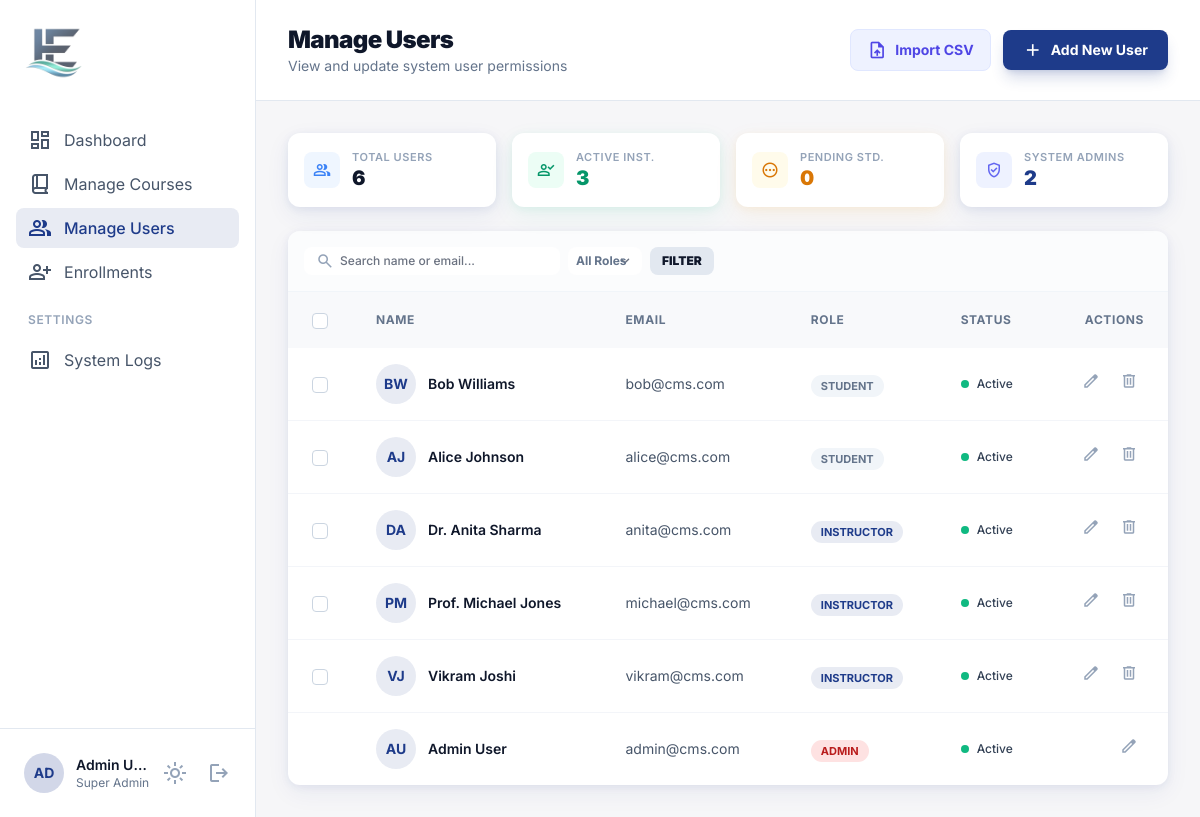
The page /admin/users.php (signed in) on the database its author committed.
### tables this page shows
CREATE TABLE IF NOT EXISTS users (
    id INT AUTO_INCREMENT PRIMARY KEY,
    name VARCHAR(150) NOT NULL,
    email VARCHAR(180) NOT NULL UNIQUE,
    password VARCHAR(255) NOT NULL,
    role ENUM('admin', 'instructor', 'student') NOT NULL DEFAULT 'student',
    status ENUM('active', 'inactive') NOT NULL DEFAULT 'active',
    created_at DATETIME DEFAULT CURRENT_TIMESTAMP
);

### config/session.php (called while the page is built, shortened)
<?php
function sanitize($value) {
    return htmlspecialchars(strip_tags(trim($value)), ENT_QUOTES, 'UTF-8');
}

### admin/users.php (the view, shortened to what this page needs)
<?php
require_once '../config/session.php';
$db = getDB();
$perPage = 50;
$page    = max(1,(int)($_GET['page'] ?? 1));
$offset  = ($page-1)*$perPage;
$search  = sanitize($_GET['search'] ?? '');
$conditions = [];
$where = $conditions ? 'WHERE '.implode(' AND ',$conditions) : '';
$stmt = $db->prepare("SELECT * FROM users $where ORDER BY id DESC LIMIT :limit OFFSET :offset");
$stmt->bindValue(':limit',$perPage,PDO::PARAM_INT);
$stmt->bindValue(':offset',$offset,PDO::PARAM_INT);
$stmt->execute();
$users = $stmt->fetchAll();
$totalUsers      = $db->query("SELECT COUNT(*) FROM users")->fetchColumn();
$activeInstructors = $db->query("SELECT COUNT(*) FROM users WHERE role='instructor' AND status='active'")->fetchColumn();
$pendingStudents = $db->query("SELECT COUNT(*) FROM users WHERE role='student' AND status='inactive'")->fetchColumn();
$roleBadge = [
    'admin'      => 'bg-red-100 text-red-700',
    'instructor' => 'bg-primary/10 text-primary',
    'student'    => 'bg-slate-100 text-slate-500',
];
require_once '../includes/admin_sidebar.php';
?>
<div class="p-8">
  <div class="bg-white dark:bg-slate-900 border-b border-slate-200 dark:border-slate-800 -mx-8 -mt-8 px-8 py-6 flex flex-wrap justify-between items-center gap-4 mb-8">
    <div>
      <h2 class="text-2xl font-black text-slate-900 dark:text-white tracking-tight">Manage Users</h2>
      <p class="text-sm text-slate-500 dark:text-slate-400">View and update system user permissions</p>
    </div>
    <div class="flex items-center gap-3">
      <button onclick="openImportModal()" class="bg-indigo-50 text-indigo-600 hover:bg-indigo-100 dark:bg-indigo-500/10 dark:text-indigo-400 dark:hover:bg-indigo-500/20 px-4 py-2.5 rounded-lg flex items-center gap-2 text-sm font-bold transition-all border border-indigo-100 dark:border-indigo-500/20">
        <span class="material-symbols-outlined text-[20px]">upload_file</span> Import CSV
      </button>
      <button onclick="openAddModal()" class="bg-primary hover:bg-primary/90 text-white px-5 py-2.5 rounded-lg flex items-center gap-2 text-sm font-bold transition-all shadow-lg shadow-primary/20">
        <span class="material-symbols-outlined text-[20px]">add</span> Add New User
      </button>
    </div>
  </div>
  <div class="grid grid-cols-2 lg:grid-cols-4 gap-4 mb-6">
    <div class="bg-white dark:bg-slate-900 rounded-xl p-4 flex items-center gap-3" style="box-shadow:0 2px 8px rgba(30,59,138,0.08),0 8px 24px rgba(30,59,138,0.07)">
      <div class="size-9 rounded-lg bg-blue-50 dark:bg-blue-900/30 flex items-center justify-center flex-shrink-0">
        <span class="material-symbols-outlined text-blue-500 text-[18px]">group</span>
      </div>
      <div class="min-w-0">
        <p class="text-[11px] font-semibold text-slate-400 uppercase tracking-wider truncate">Total Users</p>
        <p class="text-xl font-black text-slate-900 dark:text-white leading-tight"><?= number_format($totalUsers) ?></p>
      </div>
    </div>
    <div class="bg-white dark:bg-slate-900 rounded-xl p-4 flex items-center gap-3" style="box-shadow:0 2px 8px rgba(16,185,129,0.08),0 8px 24px rgba(16,185,129,0.07)">
      <div class="size-9 rounded-lg bg-emerald-50 dark:bg-emerald-900/30 flex items-center justify-center flex-shrink-0">
        <span class="material-symbols-outlined text-emerald-600 text-[18px]">person_check</span>
      </div>
      <div class="min-w-0">
        <p class="text-[11px] font-semibold text-slate-400 uppercase tracking-wider truncate">Active Inst.</p>
        <p class="text-xl font-black text-emerald-600 leading-tight"><?= $activeInstructors ?></p>
      </div>
    </div>
    <div class="bg-white dark:bg-slate-900 rounded-xl p-4 flex items-center gap-3" style="box-shadow:0 2px 8px rgba(245,158,11,0.08),0 8px 24px rgba(245,158,11,0.07)">
      <div class="size-9 rounded-lg bg-amber-50 dark:bg-amber-900/30 flex items-center justify-center flex-shrink-0">
        <span class="material-symbols-outlined text-amber-600 text-[18px]">pending</span>
      </div>
      <div class="min-w-0">
        <p class="text-[11px] font-semibold text-slate-400 uppercase tracking-wider truncate">Pending Std.</p>
        <p class="text-xl font-black text-amber-600 leading-tight"><?= $pendingStudents ?></p>
      </div>
    </div>
    <div class="bg-white dark:bg-slate-900 rounded-xl p-4 flex items-center gap-3" style="box-shadow:0 2px 8px rgba(30,59,138,0.08),0 8px 24px rgba(30,59,138,0.07)">
      <div class="size-9 rounded-lg bg-indigo-50 dark:bg-indigo-900/30 flex items-center justify-center flex-shrink-0">
        <span class="material-symbols-outlined text-indigo-500 text-[18px]">verified_user</span>
      </div>
      <div class="min-w-0">
        <p class="text-[11px] font-semibold text-slate-400 uppercase tracking-wider truncate">System Admins</p>
        <p class="text-xl font-black text-primary leading-tight">2</p>
      </div>
    </div>
  </div>
  <div id="usersTable" class="bg-white dark:bg-slate-900 rounded-xl overflow-hidden" style="box-shadow:0 2px 8px rgba(30,59,138,0.07),0 8px 24px rgba(30,59,138,0.06)">
    <div class="p-4 border-b border-slate-100 dark:border-slate-800 flex flex-wrap items-center justify-between gap-4 bg-slate-50/50 dark:bg-slate-800/30">
      <form method="GET" class="flex flex-wrap gap-2 items-center">
        <div class="relative w-64">
          <span class="material-symbols-outlined absolute left-3 top-1/2 -translate-y-1/2 text-slate-400 text-[18px]">search</span>
          <input name="search" value="<?= htmlspecialchars($search) ?>" class="block w-full pl-9 pr-3 py-1.5 bg-white dark:bg-slate-800 rounded-lg text-xs border-none focus:ring-2 focus:ring-primary/20 transition-all font-medium" placeholder="Search name or email..." type="text"/>
        </div>
        <select name="role" onchange="this.form.submit()" class="px-2 py-1.5 bg-white dark:bg-slate-800 rounded-lg text-xs border-none focus:ring-2 focus:ring-primary/20 outline-none font-bold text-slate-500">
          <option value="">All Roles</option>
        </select>
        <button type="submit" class="px-3 py-1.5 bg-slate-200 dark:bg-slate-700 hover:bg-primary hover:text-white rounded-lg text-xs font-black transition-all">FILTER</button>
      </form>
    </div>
      <table class="w-full text-left">
        <thead class="bg-primary/[0.03] dark:bg-slate-800/50">
          <tr>
            <th class="px-6 py-4 w-12 text-center">
              <input type="checkbox" id="selectAll" class="rounded border-slate-300 dark:border-slate-600 text-primary focus:ring-primary w-4 h-4 cursor-pointer align-middle">
            </th>
            <th class="px-6 py-4 text-xs font-bold text-slate-500 uppercase tracking-wider">Name</th>
            <th class="px-6 py-4 text-xs font-bold text-slate-500 uppercase tracking-wider">Email</th>
            <th class="px-6 py-4 text-xs font-bold text-slate-500 uppercase tracking-wider">Role</th>
            <th class="px-6 py-4 text-xs font-bold text-slate-500 uppercase tracking-wider">Status</th>
            <th class="px-6 py-4 text-xs font-bold text-slate-500 uppercase tracking-wider text-right">Actions</th>
          </tr>
        </thead>
        <tbody class="divide-y divide-primary/5 dark:divide-slate-800">
          <?php if (empty($users)): ?>
          <tr><td colspan="6" class="px-6 py-10 text-center text-slate-400">No users found.</td></tr>
          <?php else: ?>
          <?php foreach ($users as $u):
            $initials = strtoupper(implode('',array_map(fn($w)=>$w[0],explode(' ',$u['name']))));
            $badgeCls = $roleBadge[$u['role']] ?? 'bg-slate-100 text-slate-500';
          ?>
          <tr id="user-<?= $u['id'] ?>" class="hover:bg-primary/[0.01] transition-colors">
            <td class="px-6 py-4 text-center">
              <?php if ($u['id'] !== (int)$_SESSION['user_id']): ?>
              <input type="checkbox" value="<?= $u['id'] ?>" class="user-checkbox rounded border-slate-300 dark:border-slate-600 text-primary focus:ring-primary w-4 h-4 cursor-pointer align-middle">
              <?php else: ?>
              <span class="inline-block w-4 h-4" title="Cannot select yourself"></span>
              <?php endif; ?>
            </td>
            <td class="px-6 py-4">
              <div class="flex items-center gap-3">
                <div class="size-10 rounded-full bg-primary/10 flex items-center justify-center text-primary font-bold text-sm">
                  <?= htmlspecialchars(substr($initials,0,2)) ?>
                </div>
                <span class="text-sm font-semibold text-slate-900 dark:text-white"><?= htmlspecialchars($u['name']) ?></span>
              </div>
            </td>
            <td class="px-6 py-4 text-sm text-slate-600 dark:text-slate-400"><?= htmlspecialchars($u['email']) ?></td>
            <td class="px-6 py-4">
              <span class="px-2.5 py-1 text-[11px] font-bold rounded-full <?= $badgeCls ?> uppercase"><?= htmlspecialchars($u['role']) ?></span>
            </td>
            <td class="px-6 py-4">
              <div class="flex items-center gap-2">
                <div class="size-2 rounded-full <?= $u['status']==='active'?'bg-emerald-500':'bg-slate-300' ?>"></div>
                <span class="text-xs font-medium text-slate-700 dark:text-slate-300"><?= ucfirst($u['status']) ?></span>
              </div>
            </td>
            <td class="px-6 py-4 text-right">
              <div class="flex items-center justify-end gap-2">
                <button onclick="openEditModal(<?= htmlspecialchars(json_encode($u)) ?>)" class="p-1.5 text-slate-400 hover:text-primary hover:bg-primary/5 rounded-lg transition-all">
                  <span class="material-symbols-outlined text-[18px]">edit</span>
                </button>
                <?php if ($u['id'] !== (int)$_SESSION['user_id']): ?>
                <button onclick="confirmDelete(<?= $u['id'] ?>,'<?= addslashes($u['name']) ?>')" class="p-1.5 text-slate-400 hover:text-rose-500 hover:bg-rose-50 rounded-lg transition-all">
                  <span class="material-symbols-outlined text-[18px]">delete</span>
                </button>
                <?php endif; ?>
              </div>
            </td>
          </tr>
          <?php endforeach; ?>
          <?php endif; ?>
        </tbody>
      </table>
    </div>
  </div>
<?php require_once '../includes/admin_footer.php'; ?>

### includes/admin_sidebar.php (style rules this page uses)
body { font-family:'Inter',sans-serif; }
.material-symbols-outlined { font-variation-settings:'FILL' 0,'wght' 400,'GRAD' 0,'opsz' 24; }

### admin/users.php (style rules this page uses)
html { scroll-behavior: smooth; }

### rows shown on the page
users: name "BW", name "Bob Williams", email "bob@cms.com", role "STUDENT", status "Active"
users: name "AJ", name "Alice Johnson", email "alice@cms.com", role "STUDENT", status "Active"
users: name "DA", name "Dr. Anita Sharma", email "anita@cms.com", role "INSTRUCTOR", status "Active"
users: name "PM", name "Prof. Michael Jones", email "michael@cms.com", role "INSTRUCTOR", status "Active"
users: name "VJ", name "Vikram Joshi", email "vikram@cms.com", role "INSTRUCTOR", status "Active"
users: name "AU", name "Admin User", email "admin@cms.com", role "ADMIN", status "Active"

### other values the page prints
$item['label'] "Dashboard"
$item['label'] "Manage Courses"
$item['label'] "Manage Users"
$item['label'] "Enrollments"
$item['label'] "System Logs"
substr($_SESSION['user_name'] ?? 'A', 0, 2) "AD"
$_SESSION['user_name'] "Admin U…"
$totalUsers "6"
$activeInstructors "3"
$pendingStudents "0"
